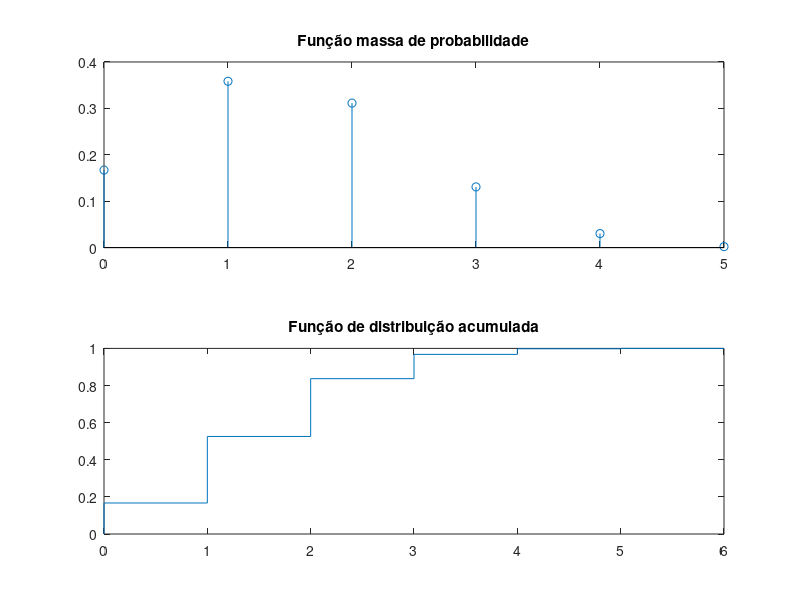

This figure's MATLAB source:
%% a)

fprintf("a)\n");

p = 0.3;
n = 5;
N = 10000;

amostra = rand(n,N) < 0.3;
px0 = sum(sum(amostra) == 0) / N;
px1 = sum(sum(amostra) == 1) / N;
px2 = sum(sum(amostra) == 2) / N;
px3 = sum(sum(amostra) == 3) / N;
px4 = sum(sum(amostra) == 4) / N;
px5 = sum(sum(amostra) == 5) / N;
px = [px0 px1 px2 px3 px4 px5];
num = [0:5];
subplot(2,1,1);
stem(num,px);
title("Função massa de probabilidade");

fx = cumsum(px);
subplot(2,1,2);
stairs([0 num 6],[0 fx 1]);
title("Função de distribuição acumulada");

disp("Probabilidade de ter até 2 peças defeituosas: " + fx(2));

%% b)

fprintf("\nb)\n");
disp("A função distribuição acumulada de x é o somatório de x*px (desde 0 até x).");
disp("A função distribuição acumulada de 2 (máximo de 2 peças defeituosas) é a soma de todas as funções massa probabilidade desde 0 até x = 2.");
